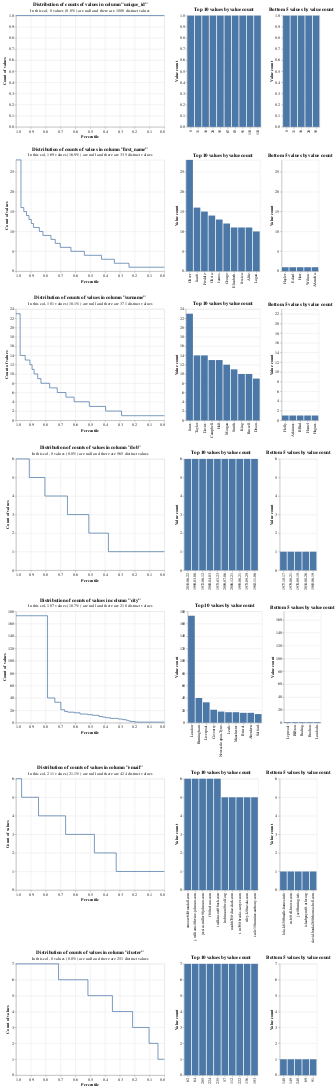

The code cell stored with this chart in its notebook:
### Markdown cell above
The distribution of values in your data is important for two main reasons:

1. Columns with higher cardinality (number of distinct values) are usually more useful for data linking. For instance, date of birth is a much stronger linkage variable than gender.

2. The skew of values is important. If you have a `city` column that has 1,000 distinct values, but 75% of them are `London`, this is much less useful for linkage than if the 1,000 values were equally distributed

The `linker.profile_columns()` method creates summary charts to help you understand these aspects of your data.

To profile all columns, leave the column_expressions argument empty.

### Code cell
from splink.exploratory import profile_columns

profile_columns(df, db_api=DuckDBAPI(), top_n=10, bottom_n=5)
